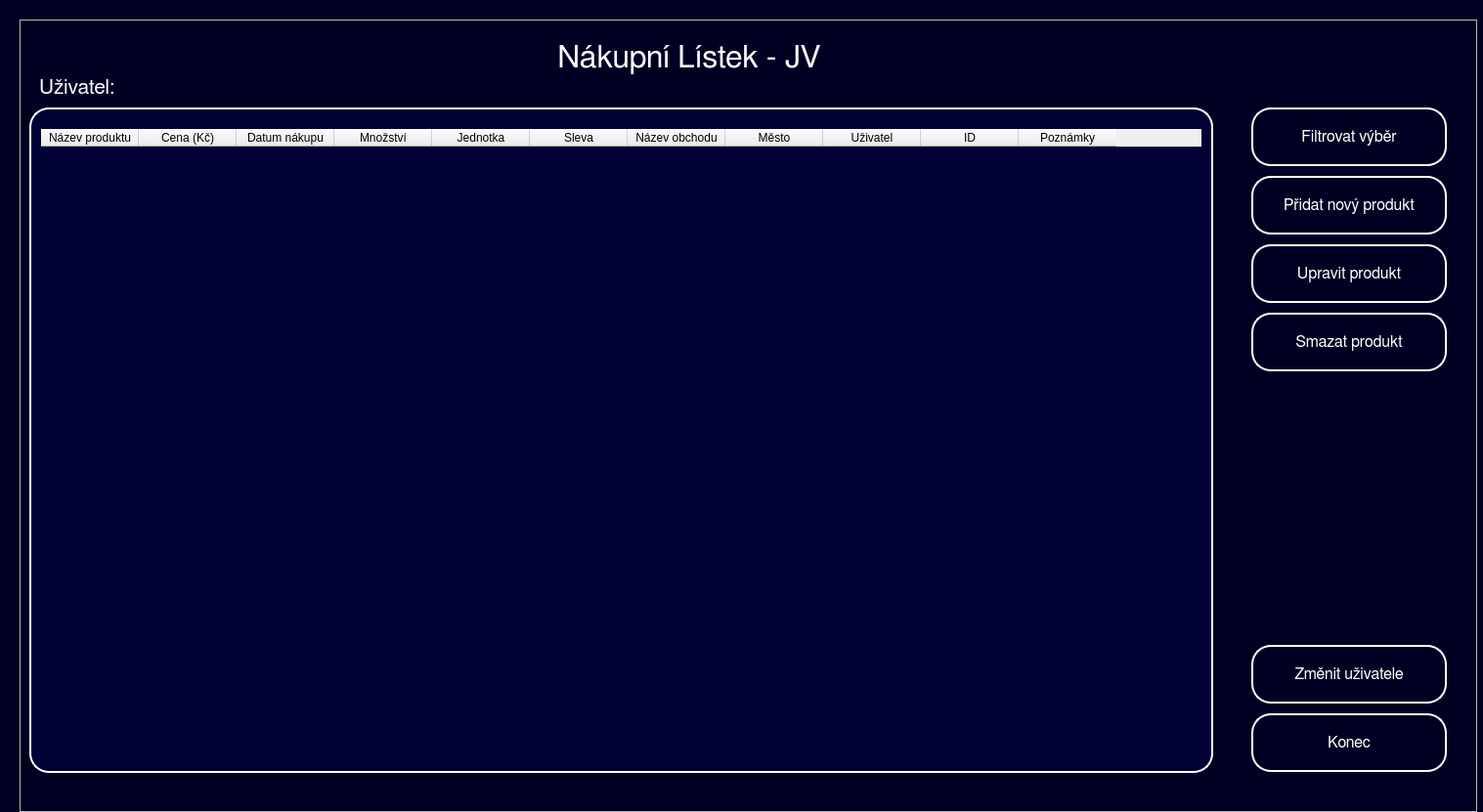
<?xml version="1.0" encoding="UTF-8"?>
<ui version="4.0">
 <class>SList</class>
 <widget class="QWidget" name="SList">
  <property name="geometry">
   <rect>
    <x>0</x>
    <y>0</y>
    <width>1517</width>
    <height>831</height>
   </rect>
  </property>
  <property name="windowTitle">
   <string>Form</string>
  </property>
  <property name="styleSheet">
   <string notr="true">QWidget#SList {
background-color: rgb(0, 0, 34);
}

QLabel#Instructions {
color: rgb(255, 255, 255);
font: 24pt &quot;FreeSans&quot;;
}

QLabel#User_text {
color: rgb(255, 255, 255);
font: 16pt &quot;FreeSans&quot;;
}

QLabel#User_selected {
color: rgb(255, 255, 255);
font: 16pt &quot;FreeSans&quot;;
}

QLabel#Label_error_message{
color: rgb(255, 0, 0);
font: 8pt &quot;FreeSans&quot;;
}

QPushButton#Button_Edit{
color: rgb(255, 255, 255);
border-color: rgb(255, 255, 255);
border: 2px solid rgb(255, 255, 255);
border-radius: 20px;
font: 12pt &quot;FreeSans&quot;;
}

QPushButton#Button_Filter{
color: rgb(255, 255, 255);
border-color: rgb(255, 255, 255);
border: 2px solid rgb(255, 255, 255);
border-radius: 20px;
font: 12pt &quot;FreeSans&quot;;
}

QPushButton#Button_Change{
color: rgb(255, 255, 255);
border-color: rgb(255, 255, 255);
border: 2px solid rgb(255, 255, 255);
border-radius: 20px;
font: 12pt &quot;FreeSans&quot;;
}

QPushButton#Button_Delete{
color: rgb(255, 255, 255);
border-color: rgb(255, 255, 255);
border: 2px solid rgb(255, 255, 255);
border-radius: 20px;
font: 12pt &quot;FreeSans&quot;;
}

QPushButton#Button_Create{
color: rgb(255, 255, 255);
border-color: rgb(255, 255, 255);
border: 2px solid rgb(255, 255, 255);
border-radius: 20px;
font: 12pt &quot;FreeSans&quot;;
}

QTableView#List{
color: rgb(255, 255, 255);
font: 14pt &quot;FreeSans&quot;;
border: 2px solid rgb(255, 255, 255);
background-color: rgb(0, 0, 53);
border-radius: 20px;
padding-left: 10px;
padding-right: 10px;
padding-top: 20px
}

QPushButton#Button_Cancel{
color: rgb(255, 255, 255);
border-color: rgb(255, 255, 255);
border: 2px solid rgb(255, 255, 255);
border-radius: 20px;
font: 12pt &quot;FreeSans&quot;;
}

QPushButton:hover#Button_Create{
border: 3px solid rgb(255, 255, 255);
background-color: rgb(0, 0, 53);
}

QPushButton:hover#Button_Filter{
border: 3px solid rgb(255, 255, 255);
background-color: rgb(0, 0, 53);
}

QPushButton:hover#Button_Delete{
border: 3px solid rgb(255, 255, 255);
background-color: rgb(0, 0, 53);
}

QPushButton:hover#Button_Edit{
border: 3px solid rgb(255, 255, 255);
background-color: rgb(0, 0, 53);
}

QPushButton:hover#Button_Cancel{
border: 3px solid rgb(255, 255, 255);
background-color: rgb(0, 0, 53);
}

QPushButton:hover#Button_Change{
border: 3px solid rgb(255, 255, 255);
background-color: rgb(0, 0, 53);
}


QTableView:hover#List{
border: 3px solid rgb(255, 255, 255);
}</string>
  </property>
  <widget class="QFrame" name="frame">
   <property name="geometry">
    <rect>
     <x>20</x>
     <y>20</y>
     <width>1491</width>
     <height>811</height>
    </rect>
   </property>
   <property name="frameShape">
    <enum>QFrame::StyledPanel</enum>
   </property>
   <property name="frameShadow">
    <enum>QFrame::Raised</enum>
   </property>
   <widget class="QLabel" name="Label_error_message">
    <property name="geometry">
     <rect>
      <x>10</x>
      <y>790</y>
      <width>1201</width>
      <height>16</height>
     </rect>
    </property>
    <property name="font">
     <font>
      <family>FreeSans</family>
      <pointsize>8</pointsize>
      <weight>50</weight>
      <italic>false</italic>
      <bold>false</bold>
     </font>
    </property>
    <property name="styleSheet">
     <string notr="true"/>
    </property>
    <property name="text">
     <string/>
    </property>
   </widget>
   <widget class="QLabel" name="Instructions">
    <property name="geometry">
     <rect>
      <x>550</x>
      <y>20</y>
      <width>351</width>
      <height>39</height>
     </rect>
    </property>
    <property name="font">
     <font>
      <family>FreeSans</family>
      <pointsize>24</pointsize>
      <weight>50</weight>
      <italic>false</italic>
      <bold>false</bold>
     </font>
    </property>
    <property name="styleSheet">
     <string notr="true"/>
    </property>
    <property name="text">
     <string>Nákupní Lístek - JV</string>
    </property>
   </widget>
   <widget class="QLabel" name="User_text">
    <property name="geometry">
     <rect>
      <x>20</x>
      <y>50</y>
      <width>101</width>
      <height>39</height>
     </rect>
    </property>
    <property name="font">
     <font>
      <family>FreeSans</family>
      <pointsize>16</pointsize>
      <weight>50</weight>
      <italic>false</italic>
      <bold>false</bold>
     </font>
    </property>
    <property name="styleSheet">
     <string notr="true"/>
    </property>
    <property name="text">
     <string>Uživatel:</string>
    </property>
   </widget>
   <widget class="QLabel" name="User_selected">
    <property name="geometry">
     <rect>
      <x>110</x>
      <y>50</y>
      <width>341</width>
      <height>41</height>
     </rect>
    </property>
    <property name="font">
     <font>
      <family>FreeSans</family>
      <pointsize>16</pointsize>
      <weight>50</weight>
      <italic>false</italic>
      <bold>false</bold>
     </font>
    </property>
    <property name="styleSheet">
     <string notr="true"/>
    </property>
    <property name="text">
     <string/>
    </property>
   </widget>
   <widget class="QTableWidget" name="List">
    <property name="geometry">
     <rect>
      <x>10</x>
      <y>90</y>
      <width>1211</width>
      <height>681</height>
     </rect>
    </property>
    <property name="styleSheet">
     <string notr="true"/>
    </property>
    <column>
     <property name="text">
      <string>Název produktu</string>
     </property>
     <property name="textAlignment">
      <set>AlignCenter</set>
     </property>
    </column>
    <column>
     <property name="text">
      <string>Cena (Kč)</string>
     </property>
     <property name="textAlignment">
      <set>AlignCenter</set>
     </property>
    </column>
    <column>
     <property name="text">
      <string>Datum nákupu</string>
     </property>
     <property name="textAlignment">
      <set>AlignCenter</set>
     </property>
    </column>
    <column>
     <property name="text">
      <string>Množství</string>
     </property>
     <property name="textAlignment">
      <set>AlignCenter</set>
     </property>
    </column>
    <column>
     <property name="text">
      <string>Jednotka</string>
     </property>
     <property name="textAlignment">
      <set>AlignCenter</set>
     </property>
    </column>
    <column>
     <property name="text">
      <string>Sleva</string>
     </property>
     <property name="textAlignment">
      <set>AlignCenter</set>
     </property>
    </column>
    <column>
     <property name="text">
      <string>Název obchodu</string>
     </property>
     <property name="textAlignment">
      <set>AlignCenter</set>
     </property>
    </column>
    <column>
     <property name="text">
      <string>Město</string>
     </property>
     <property name="textAlignment">
      <set>AlignCenter</set>
     </property>
    </column>
    <column>
     <property name="text">
      <string>Uživatel</string>
     </property>
     <property name="textAlignment">
      <set>AlignCenter</set>
     </property>
    </column>
    <column>
     <property name="text">
      <string>ID</string>
     </property>
     <property name="textAlignment">
      <set>AlignCenter</set>
     </property>
    </column>
    <column>
     <property name="text">
      <string>Poznámky</string>
     </property>
     <property name="textAlignment">
      <set>AlignCenter</set>
     </property>
     <property name="foreground">
      <brush brushstyle="SolidPattern">
       <color alpha="255">
        <red>0</red>
        <green>0</green>
        <blue>0</blue>
       </color>
      </brush>
     </property>
    </column>
   </widget>
   <widget class="QPushButton" name="Button_Cancel">
    <property name="geometry">
     <rect>
      <x>1260</x>
      <y>710</y>
      <width>200</width>
      <height>60</height>
     </rect>
    </property>
    <property name="font">
     <font>
      <family>FreeSans</family>
      <pointsize>12</pointsize>
      <weight>50</weight>
      <italic>false</italic>
      <bold>false</bold>
     </font>
    </property>
    <property name="cursor">
     <cursorShape>PointingHandCursor</cursorShape>
    </property>
    <property name="styleSheet">
     <string notr="true"/>
    </property>
    <property name="text">
     <string>Konec</string>
    </property>
   </widget>
   <widget class="QPushButton" name="Button_Change">
    <property name="geometry">
     <rect>
      <x>1260</x>
      <y>640</y>
      <width>200</width>
      <height>60</height>
     </rect>
    </property>
    <property name="font">
     <font>
      <family>FreeSans</family>
      <pointsize>12</pointsize>
      <weight>50</weight>
      <italic>false</italic>
      <bold>false</bold>
     </font>
    </property>
    <property name="cursor">
     <cursorShape>PointingHandCursor</cursorShape>
    </property>
    <property name="styleSheet">
     <string notr="true"/>
    </property>
    <property name="text">
     <string>Změnit uživatele</string>
    </property>
   </widget>
   <widget class="QPushButton" name="Button_Delete">
    <property name="enabled">
     <bool>true</bool>
    </property>
    <property name="geometry">
     <rect>
      <x>1260</x>
      <y>300</y>
      <width>200</width>
      <height>60</height>
     </rect>
    </property>
    <property name="font">
     <font>
      <family>FreeSans</family>
      <pointsize>12</pointsize>
      <weight>50</weight>
      <italic>false</italic>
      <bold>false</bold>
     </font>
    </property>
    <property name="cursor">
     <cursorShape>PointingHandCursor</cursorShape>
    </property>
    <property name="styleSheet">
     <string notr="true"/>
    </property>
    <property name="text">
     <string>Smazat produkt</string>
    </property>
   </widget>
   <widget class="QPushButton" name="Button_Filter">
    <property name="enabled">
     <bool>true</bool>
    </property>
    <property name="geometry">
     <rect>
      <x>1260</x>
      <y>90</y>
      <width>200</width>
      <height>60</height>
     </rect>
    </property>
    <property name="font">
     <font>
      <family>FreeSans</family>
      <pointsize>12</pointsize>
      <weight>50</weight>
      <italic>false</italic>
      <bold>false</bold>
     </font>
    </property>
    <property name="cursor">
     <cursorShape>PointingHandCursor</cursorShape>
    </property>
    <property name="styleSheet">
     <string notr="true"/>
    </property>
    <property name="text">
     <string>Filtrovat výběr</string>
    </property>
   </widget>
   <widget class="QPushButton" name="Button_Create">
    <property name="enabled">
     <bool>true</bool>
    </property>
    <property name="geometry">
     <rect>
      <x>1260</x>
      <y>160</y>
      <width>200</width>
      <height>60</height>
     </rect>
    </property>
    <property name="font">
     <font>
      <family>FreeSans</family>
      <pointsize>12</pointsize>
      <weight>50</weight>
      <italic>false</italic>
      <bold>false</bold>
     </font>
    </property>
    <property name="cursor">
     <cursorShape>PointingHandCursor</cursorShape>
    </property>
    <property name="styleSheet">
     <string notr="true"/>
    </property>
    <property name="text">
     <string>Přidat nový produkt</string>
    </property>
   </widget>
   <widget class="QPushButton" name="Button_Edit">
    <property name="enabled">
     <bool>true</bool>
    </property>
    <property name="geometry">
     <rect>
      <x>1260</x>
      <y>230</y>
      <width>200</width>
      <height>60</height>
     </rect>
    </property>
    <property name="font">
     <font>
      <family>FreeSans</family>
      <pointsize>12</pointsize>
      <weight>50</weight>
      <italic>false</italic>
      <bold>false</bold>
     </font>
    </property>
    <property name="cursor">
     <cursorShape>PointingHandCursor</cursorShape>
    </property>
    <property name="styleSheet">
     <string notr="true"/>
    </property>
    <property name="text">
     <string>Upravit produkt</string>
    </property>
   </widget>
  </widget>
 </widget>
 <resources/>
 <connections/>
</ui>
